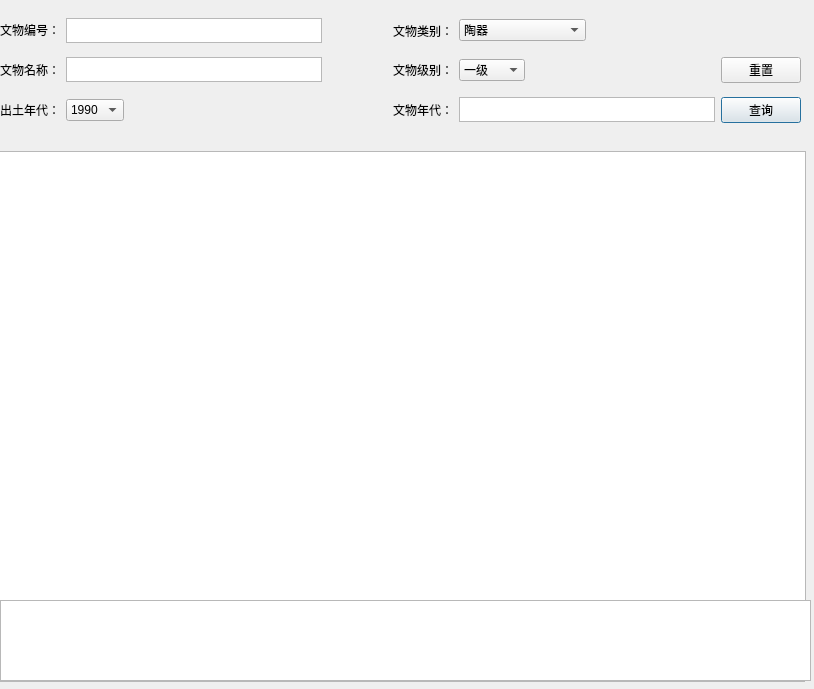
<?xml version="1.0" encoding="UTF-8"?>
<ui version="4.0">
 <class>QueryWindow</class>
 <widget class="QDialog" name="QueryWindow">
  <property name="geometry">
   <rect>
    <x>0</x>
    <y>0</y>
    <width>814</width>
    <height>689</height>
   </rect>
  </property>
  <property name="sizePolicy">
   <sizepolicy hsizetype="Fixed" vsizetype="Fixed">
    <horstretch>0</horstretch>
    <verstretch>0</verstretch>
   </sizepolicy>
  </property>
  <property name="minimumSize">
   <size>
    <width>0</width>
    <height>25</height>
   </size>
  </property>
  <property name="windowTitle">
   <string>Dialog</string>
  </property>
  <widget class="QWidget" name="gridLayoutWidget">
   <property name="geometry">
    <rect>
     <x>0</x>
     <y>10</y>
     <width>801</width>
     <height>123</height>
    </rect>
   </property>
   <layout class="QGridLayout" name="gridLayout">
    <item row="1" column="0">
     <layout class="QHBoxLayout" name="horizontalLayout_4">
      <item>
       <widget class="QLabel" name="relicname_label">
        <property name="sizePolicy">
         <sizepolicy hsizetype="Preferred" vsizetype="Fixed">
          <horstretch>0</horstretch>
          <verstretch>0</verstretch>
         </sizepolicy>
        </property>
        <property name="minimumSize">
         <size>
          <width>0</width>
          <height>25</height>
         </size>
        </property>
        <property name="text">
         <string>文物名称：</string>
        </property>
       </widget>
      </item>
      <item>
       <widget class="QTextEdit" name="name_text">
        <property name="sizePolicy">
         <sizepolicy hsizetype="Expanding" vsizetype="Minimum">
          <horstretch>0</horstretch>
          <verstretch>0</verstretch>
         </sizepolicy>
        </property>
        <property name="minimumSize">
         <size>
          <width>0</width>
          <height>20</height>
         </size>
        </property>
        <property name="maximumSize">
         <size>
          <width>16777215</width>
          <height>25</height>
         </size>
        </property>
       </widget>
      </item>
     </layout>
    </item>
    <item row="2" column="3">
     <widget class="QPushButton" name="QueryButton">
      <property name="text">
       <string>查询</string>
      </property>
     </widget>
    </item>
    <item row="1" column="2">
     <layout class="QHBoxLayout" name="horizontalLayout_5">
      <item>
       <widget class="QLabel" name="reliclevel_label">
        <property name="text">
         <string>文物级别：</string>
        </property>
       </widget>
      </item>
      <item>
       <widget class="QComboBox" name="level_comboBox">
        <item>
         <property name="text">
          <string>一级</string>
         </property>
        </item>
        <item>
         <property name="text">
          <string>二级</string>
         </property>
        </item>
        <item>
         <property name="text">
          <string>三级</string>
         </property>
        </item>
        <item>
         <property name="text">
          <string>一般</string>
         </property>
        </item>
        <item>
         <property name="text">
          <string>未定级</string>
         </property>
        </item>
       </widget>
      </item>
      <item>
       <spacer name="horizontalSpacer_6">
        <property name="orientation">
         <enum>Qt::Horizontal</enum>
        </property>
        <property name="sizeHint" stdset="0">
         <size>
          <width>40</width>
          <height>20</height>
         </size>
        </property>
       </spacer>
      </item>
     </layout>
    </item>
    <item row="2" column="0">
     <layout class="QHBoxLayout" name="horizontalLayout_6">
      <item>
       <widget class="QLabel" name="discovyear_label">
        <property name="text">
         <string>出土年代：</string>
        </property>
       </widget>
      </item>
      <item>
       <widget class="QComboBox" name="discov_comboBox">
        <item>
         <property name="text">
          <string>1990</string>
         </property>
        </item>
        <item>
         <property name="text">
          <string>1991</string>
         </property>
        </item>
        <item>
         <property name="text">
          <string>1992</string>
         </property>
        </item>
        <item>
         <property name="text">
          <string>其它</string>
         </property>
        </item>
       </widget>
      </item>
      <item>
       <spacer name="horizontalSpacer_4">
        <property name="orientation">
         <enum>Qt::Horizontal</enum>
        </property>
        <property name="sizeHint" stdset="0">
         <size>
          <width>40</width>
          <height>20</height>
         </size>
        </property>
       </spacer>
      </item>
     </layout>
    </item>
    <item row="0" column="0">
     <layout class="QHBoxLayout" name="horizontalLayout_3">
      <item>
       <widget class="QLabel" name="relicnum_lable">
        <property name="sizePolicy">
         <sizepolicy hsizetype="Preferred" vsizetype="Fixed">
          <horstretch>0</horstretch>
          <verstretch>0</verstretch>
         </sizepolicy>
        </property>
        <property name="text">
         <string>文物编号：</string>
        </property>
       </widget>
      </item>
      <item>
       <widget class="QTextEdit" name="num_text">
        <property name="sizePolicy">
         <sizepolicy hsizetype="Expanding" vsizetype="Minimum">
          <horstretch>0</horstretch>
          <verstretch>0</verstretch>
         </sizepolicy>
        </property>
        <property name="minimumSize">
         <size>
          <width>0</width>
          <height>20</height>
         </size>
        </property>
        <property name="maximumSize">
         <size>
          <width>16777215</width>
          <height>25</height>
         </size>
        </property>
       </widget>
      </item>
     </layout>
    </item>
    <item row="2" column="2">
     <layout class="QHBoxLayout" name="horizontalLayout_8">
      <item>
       <widget class="QLabel" name="year_label">
        <property name="text">
         <string>文物年代：</string>
        </property>
       </widget>
      </item>
      <item>
       <widget class="QTextEdit" name="year_text">
        <property name="sizePolicy">
         <sizepolicy hsizetype="Expanding" vsizetype="Minimum">
          <horstretch>0</horstretch>
          <verstretch>0</verstretch>
         </sizepolicy>
        </property>
        <property name="minimumSize">
         <size>
          <width>0</width>
          <height>20</height>
         </size>
        </property>
        <property name="maximumSize">
         <size>
          <width>16777215</width>
          <height>25</height>
         </size>
        </property>
       </widget>
      </item>
     </layout>
    </item>
    <item row="0" column="2">
     <layout class="QHBoxLayout" name="horizontalLayout">
      <item>
       <widget class="QLabel" name="reliccatlog_lable">
        <property name="text">
         <string>文物类别：</string>
        </property>
        <property name="indent">
         <number>0</number>
        </property>
       </widget>
      </item>
      <item>
       <widget class="QComboBox" name="catlog_comboBox">
        <item>
         <property name="text">
          <string>陶器</string>
         </property>
        </item>
        <item>
         <property name="text">
          <string>金银器</string>
         </property>
        </item>
        <item>
         <property name="text">
          <string>漆器</string>
         </property>
        </item>
        <item>
         <property name="text">
          <string>雕塑、造像</string>
         </property>
        </item>
        <item>
         <property name="text">
          <string>石器、石刻、砖瓦</string>
         </property>
        </item>
        <item>
         <property name="text">
          <string>书法绘画</string>
         </property>
        </item>
        <item>
         <property name="text">
          <string>瓷器</string>
         </property>
        </item>
        <item>
         <property name="text">
          <string>玉石器、宝石</string>
         </property>
        </item>
        <item>
         <property name="text">
          <string>铜器</string>
         </property>
        </item>
        <item>
         <property name="text">
          <string>铁器、其它金属器</string>
         </property>
        </item>
       </widget>
      </item>
      <item>
       <spacer name="horizontalSpacer_5">
        <property name="orientation">
         <enum>Qt::Horizontal</enum>
        </property>
        <property name="sizeHint" stdset="0">
         <size>
          <width>40</width>
          <height>20</height>
         </size>
        </property>
       </spacer>
      </item>
     </layout>
    </item>
    <item row="2" column="1">
     <spacer name="horizontalSpacer_3">
      <property name="orientation">
       <enum>Qt::Horizontal</enum>
      </property>
      <property name="sizeHint" stdset="0">
       <size>
        <width>40</width>
        <height>20</height>
       </size>
      </property>
     </spacer>
    </item>
    <item row="1" column="1">
     <spacer name="horizontalSpacer">
      <property name="orientation">
       <enum>Qt::Horizontal</enum>
      </property>
      <property name="sizeHint" stdset="0">
       <size>
        <width>40</width>
        <height>20</height>
       </size>
      </property>
     </spacer>
    </item>
    <item row="0" column="1">
     <spacer name="horizontalSpacer_2">
      <property name="orientation">
       <enum>Qt::Horizontal</enum>
      </property>
      <property name="sizeHint" stdset="0">
       <size>
        <width>40</width>
        <height>20</height>
       </size>
      </property>
     </spacer>
    </item>
    <item row="1" column="3">
     <widget class="QPushButton" name="ResetButton">
      <property name="text">
       <string>重置</string>
      </property>
     </widget>
    </item>
   </layout>
  </widget>
  <widget class="QTableWidget" name="QueryResult">
   <property name="geometry">
    <rect>
     <x>-5</x>
     <y>151</y>
     <width>811</width>
     <height>531</height>
    </rect>
   </property>
  </widget>
  <widget class="QListWidget" name="listWidget">
   <property name="geometry">
    <rect>
     <x>0</x>
     <y>600</y>
     <width>811</width>
     <height>81</height>
    </rect>
   </property>
   <property name="contextMenuPolicy">
    <enum>Qt::CustomContextMenu</enum>
   </property>
  </widget>
 </widget>
 <resources/>
 <connections/>
</ui>
